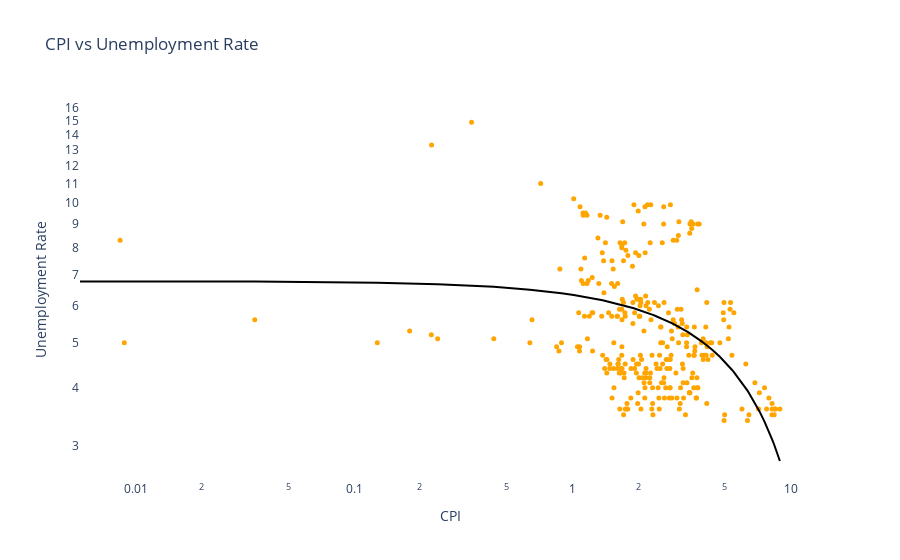

The code cell stored with this chart in its notebook:
### Code cell
# Scatter plot for 'CPI vs Unemployment Rate with trend line and markers
fig1 = px.scatter(x =cpi['MonthlyChange'], y = un_employment['UNRATE'], log_x = True, log_y = True,
                  title = 'CPI vs Unemployment Rate',
                  labels = {'x' : 'CPI', 'y': 'Unemployment Rate' },
                  trendline_color_override = 'black', # set trend line color to black
                  trendline = 'ols') # use ordinary least squares (OLS) for the trend line

# Update marker properties
fig1.update_traces(marker = dict(color='orange',size = 5))# Set Marker color and size

fig1.update_layout(
    plot_bgcolor='rgba(0,0,0,0)') # Set background color to the plot
fig1.write_html('Ineractive _Scatter_plot_CPI_vs_Unemployment_rate.html')
fig1.show()

### Figure 1 — Plotly figure (JSON) as saved in the notebook; plotly's stock layout.template omitted (floating-point values rounded to 4 significant figures; data arrays with more than 128 entries replaced by an {"elided": "..."} marker saying what was removed)
{"data": [{"hovertemplate": "CPI=%{x}<br>Unemployment Rate=%{y}<extra></extra>", "legendgroup": "", "marker": {"color": "orange", "size": 5, "symbol": "circle"}, "mode": "markers", "name": "", "orientation": "v", "showlegend": false, "type": "scatter", "x": {"elided": "311 float values"}, "xaxis": "x", "y": {"elided": "311 float values"}, "yaxis": "y"}, {"hovertemplate": "<b>OLS trendline</b><br>y = -0.448135 * x + 6.78611<br>R<sup>2</sup>=0.162831<br><br>CPI=%{x}<br>Unemployment Rate=%{y} <b>(trend)</b><extra></extra>", "legendgroup": "", "line": {"color": "black"}, "marker": {"color": "orange", "size": 5, "symbol": "circle"}, "mode": "lines", "name": "", "showlegend": false, "type": "scatter", "x": {"elided": "311 float values"}, "xaxis": "x", "y": {"elided": "311 float values"}, "yaxis": "y"}], "layout": {"legend": {"tracegroupgap": 0}, "plot_bgcolor": "rgba(0,0,0,0)", "title": {"text": "CPI vs Unemployment Rate"}, "xaxis": {"anchor": "y", "domain": [0, 1], "title": {"text": "CPI"}, "type": "log"}, "yaxis": {"anchor": "x", "domain": [0, 1], "title": {"text": "Unemployment Rate"}, "type": "log"}}}
